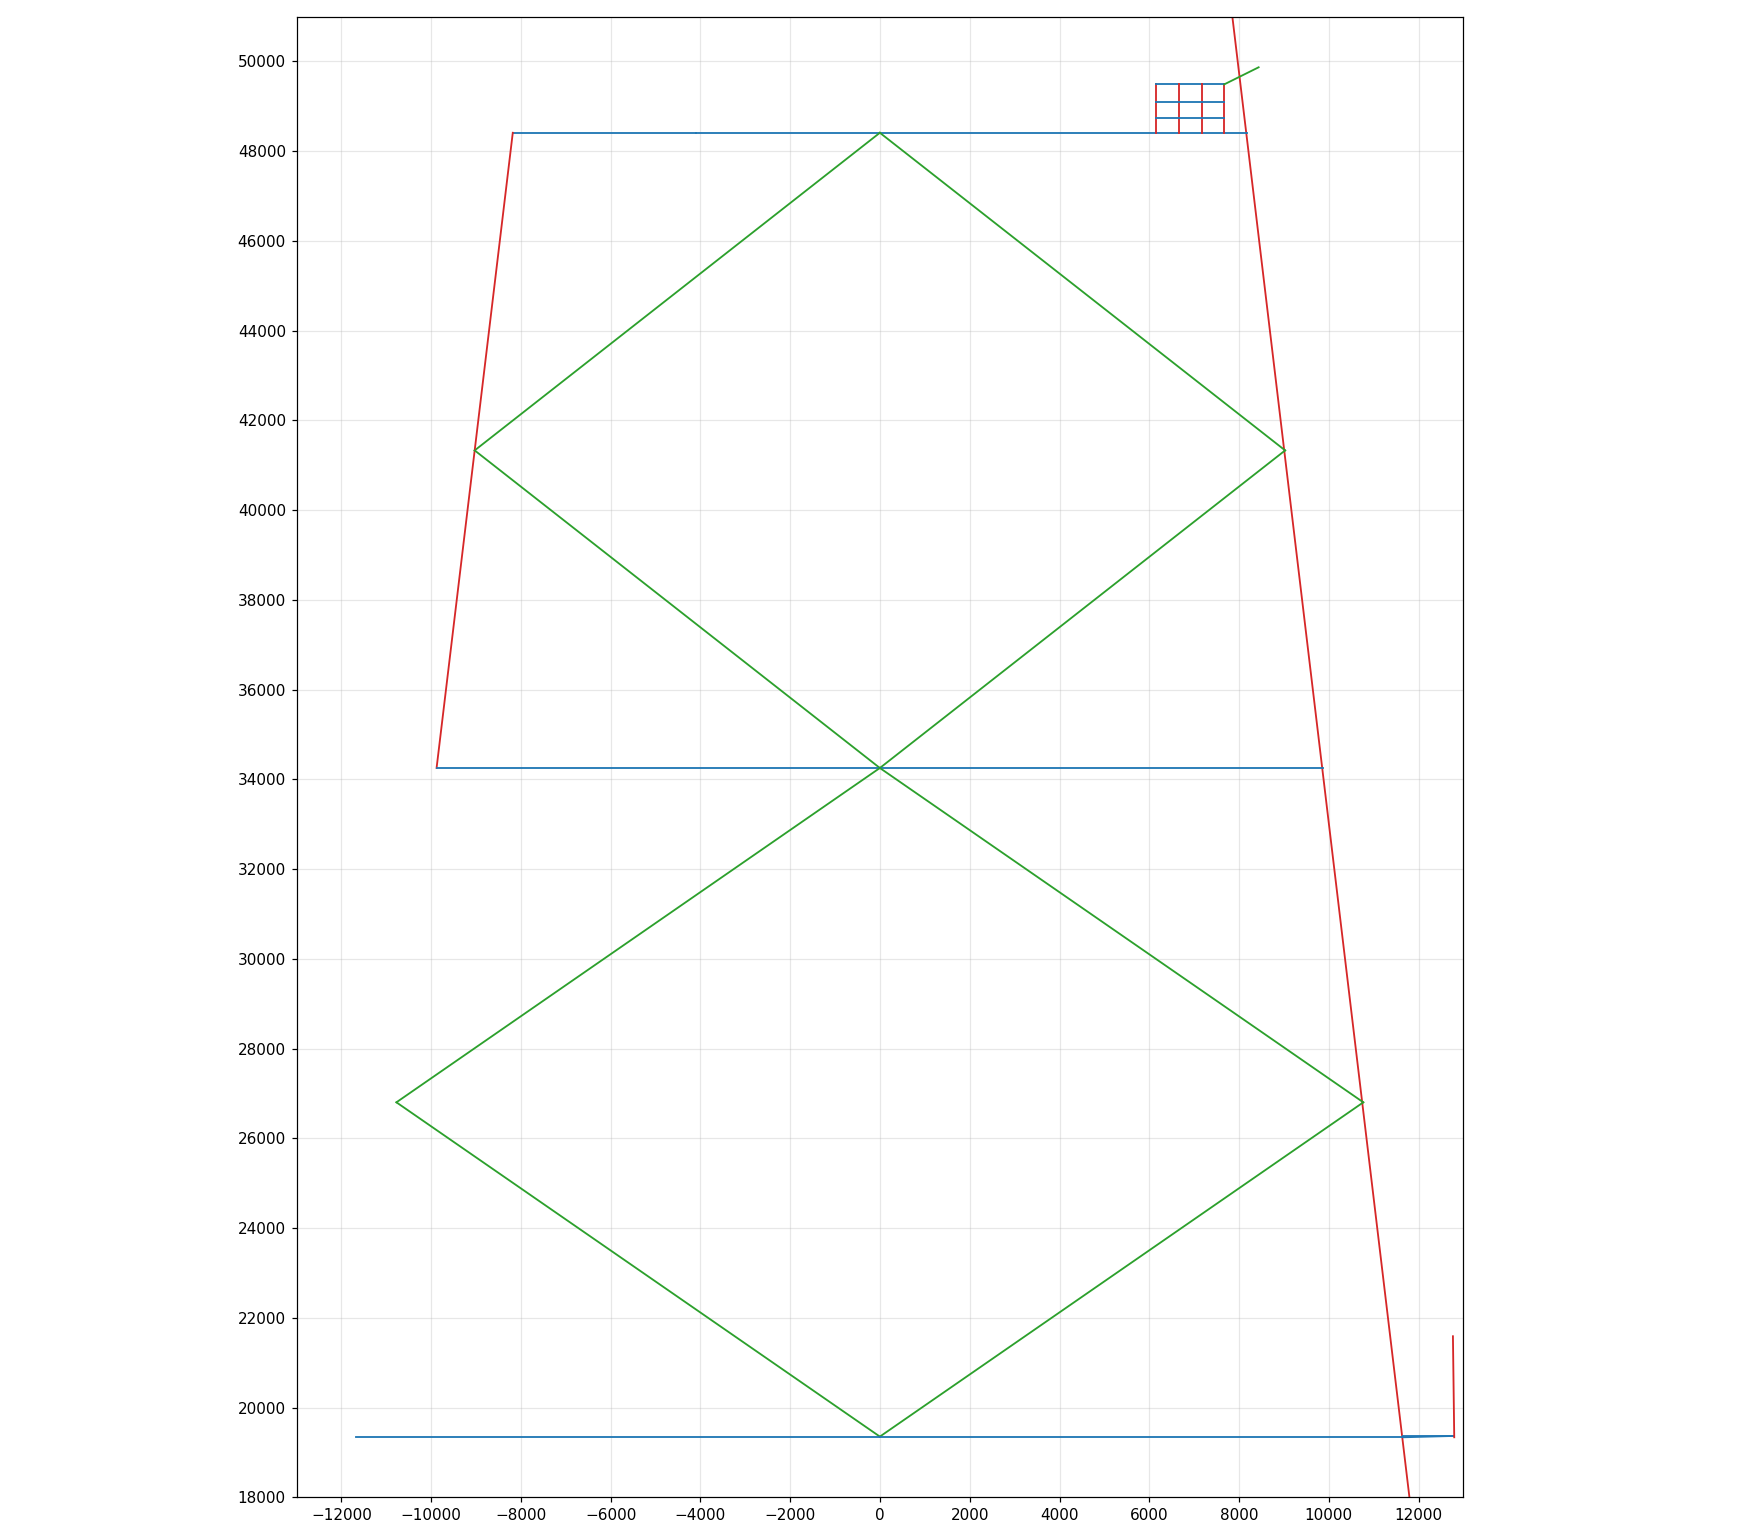

The script that saved this image:
# -*- coding: utf-8 -*-
"""001 塔身中部放大：看清面板腹杆样式"""
import sys, json
sys.stdout.reconfigure(encoding='utf-8', errors='replace')
import matplotlib
matplotlib.use('Agg')
import matplotlib.pyplot as plt

axes = json.load(open('demo/axes001_full.json', encoding='utf-8'))
fig, ax = plt.subplots(figsize=(16, 14))
for a in axes:
    zmid = (a['a'][1]+a['b'][1])/2
    if not (18000 <= zmid <= 51000): continue
    if a['ang'] < 2 or a['ang'] > 178: c = 'tab:blue'
    elif 82 < a['ang'] < 98: c = 'tab:red'
    else: c = 'tab:green'
    ax.plot([a['a'][0], a['b'][0]], [a['a'][1], a['b'][1]], color=c, lw=1.2)
ax.set_xlim(-13000, 13000); ax.set_ylim(18000, 51000)
ax.set_aspect('equal'); ax.grid(True, alpha=0.3)
ax.set_xticks(range(-12000, 13000, 2000)); ax.set_yticks(range(18000, 52000, 2000))
plt.tight_layout(); plt.savefig('demo/probe_001_body.png', dpi=110)
print('saved')
